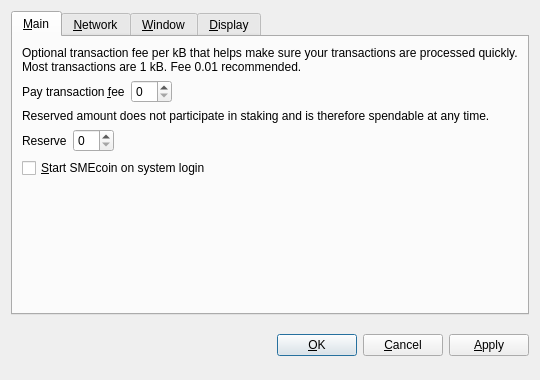
<?xml version="1.0" encoding="UTF-8"?>
<ui version="4.0">
 <class>OptionsDialog</class>
 <widget class="QDialog" name="OptionsDialog">
  <property name="geometry">
   <rect>
    <x>0</x>
    <y>0</y>
    <width>540</width>
    <height>380</height>
   </rect>
  </property>
  <property name="windowTitle">
   <string>Options</string>
  </property>
  <property name="styleSheet">
   <string notr="true">background-image: url(:/images/2s);</string>
  </property>
  <property name="modal">
   <bool>true</bool>
  </property>
  <layout class="QVBoxLayout" name="verticalLayout">
   <item>
    <widget class="QTabWidget" name="tabWidget">
     <property name="tabPosition">
      <enum>QTabWidget::North</enum>
     </property>
     <property name="currentIndex">
      <number>0</number>
     </property>
     <widget class="QWidget" name="tabMain">
      <attribute name="title">
       <string>&amp;Main</string>
      </attribute>
      <layout class="QVBoxLayout" name="verticalLayout_Main">
       <item>
        <widget class="QLabel" name="transactionFeeInfoLabel">
         <property name="text">
          <string>Optional transaction fee per kB that helps make sure your transactions are processed quickly. Most transactions are 1 kB. Fee 0.01 recommended.</string>
         </property>
         <property name="textFormat">
          <enum>Qt::PlainText</enum>
         </property>
         <property name="wordWrap">
          <bool>true</bool>
         </property>
        </widget>
       </item>
       <item>
        <layout class="QHBoxLayout" name="horizontalLayoutFee">
         <item>
          <widget class="QLabel" name="transactionFeeLabel">
           <property name="text">
            <string>Pay transaction &amp;fee</string>
           </property>
           <property name="textFormat">
            <enum>Qt::PlainText</enum>
           </property>
           <property name="buddy">
            <cstring>transactionFee</cstring>
           </property>
          </widget>
         </item>
         <item>
          <widget class="BitcoinAmountField" name="transactionFee"/>
         </item>
         <item>
          <spacer name="horizontalSpacerFee">
           <property name="orientation">
            <enum>Qt::Horizontal</enum>
           </property>
           <property name="sizeHint" stdset="0">
            <size>
             <width>40</width>
             <height>20</height>
            </size>
           </property>
          </spacer>
         </item>
        </layout>
       </item>
       <item>
        <widget class="QLabel" name="reserveBalanceInfoLabel">
         <property name="text">
          <string>Reserved amount does not participate in staking and is therefore spendable at any time.</string>
         </property>
         <property name="textFormat">
          <enum>Qt::PlainText</enum>
         </property>
         <property name="wordWrap">
          <bool>true</bool>
         </property>
        </widget>
       </item>
       <item>
        <layout class="QHBoxLayout" name="horizontalLayoutReserveBalance">
         <item>
          <widget class="QLabel" name="reserveBalanceLabel">
           <property name="text">
            <string>Reserve</string>
           </property>
           <property name="textFormat">
            <enum>Qt::PlainText</enum>
           </property>
           <property name="buddy">
            <cstring>reserveBalance</cstring>
           </property>
          </widget>
         </item>
         <item>
          <widget class="BitcoinAmountField" name="reserveBalance"/>
         </item>
         <item>
          <spacer name="horizontalSpacerReserveBalance">
           <property name="orientation">
            <enum>Qt::Horizontal</enum>
           </property>
           <property name="sizeHint" stdset="0">
            <size>
             <width>40</width>
             <height>20</height>
            </size>
           </property>
          </spacer>
         </item>
        </layout>
       </item>
       <item>
        <widget class="QCheckBox" name="bitcoinAtStartup">
         <property name="toolTip">
          <string>Automatically start SMEcoin after logging in to the system.</string>
         </property>
         <property name="text">
          <string>&amp;Start SMEcoin on system login</string>
         </property>
        </widget>
       </item>
       <item>
        <spacer name="verticalSpacer_Main">
         <property name="orientation">
          <enum>Qt::Vertical</enum>
         </property>
         <property name="sizeHint" stdset="0">
          <size>
           <width>20</width>
           <height>40</height>
          </size>
         </property>
        </spacer>
       </item>
      </layout>
     </widget>
     <widget class="QWidget" name="tabNetwork">
      <attribute name="title">
       <string>&amp;Network</string>
      </attribute>
      <layout class="QVBoxLayout" name="verticalLayout_Network">
       <item>
        <widget class="QCheckBox" name="mapPortUpnp">
         <property name="toolTip">
          <string>Automatically open the SMEcoin client port on the router. This only works when your router supports UPnP and it is enabled.</string>
         </property>
         <property name="text">
          <string>Map port using &amp;UPnP</string>
         </property>
        </widget>
       </item>
       <item>
        <widget class="QCheckBox" name="connectSocks">
         <property name="toolTip">
          <string>Connect to the SMEcoin network through a SOCKS proxy (e.g. when connecting through Tor).</string>
         </property>
         <property name="text">
          <string>&amp;Connect through SOCKS proxy:</string>
         </property>
        </widget>
       </item>
       <item>
        <layout class="QHBoxLayout" name="horizontalLayout_Network">
         <item>
          <widget class="QLabel" name="proxyIpLabel">
           <property name="text">
            <string>Proxy &amp;IP:</string>
           </property>
           <property name="textFormat">
            <enum>Qt::PlainText</enum>
           </property>
           <property name="buddy">
            <cstring>proxyIp</cstring>
           </property>
          </widget>
         </item>
         <item>
          <widget class="QValidatedLineEdit" name="proxyIp">
           <property name="maximumSize">
            <size>
             <width>140</width>
             <height>16777215</height>
            </size>
           </property>
           <property name="toolTip">
            <string>IP address of the proxy (e.g. 127.0.0.1)</string>
           </property>
          </widget>
         </item>
         <item>
          <widget class="QLabel" name="proxyPortLabel">
           <property name="text">
            <string>&amp;Port:</string>
           </property>
           <property name="textFormat">
            <enum>Qt::PlainText</enum>
           </property>
           <property name="buddy">
            <cstring>proxyPort</cstring>
           </property>
          </widget>
         </item>
         <item>
          <widget class="QLineEdit" name="proxyPort">
           <property name="maximumSize">
            <size>
             <width>55</width>
             <height>16777215</height>
            </size>
           </property>
           <property name="toolTip">
            <string>Port of the proxy (e.g. 9050)</string>
           </property>
          </widget>
         </item>
         <item>
          <widget class="QLabel" name="socksVersionLabel">
           <property name="text">
            <string>SOCKS &amp;Version:</string>
           </property>
           <property name="textFormat">
            <enum>Qt::PlainText</enum>
           </property>
           <property name="buddy">
            <cstring>socksVersion</cstring>
           </property>
          </widget>
         </item>
         <item>
          <widget class="QValueComboBox" name="socksVersion">
           <property name="toolTip">
            <string>SOCKS version of the proxy (e.g. 5)</string>
           </property>
          </widget>
         </item>
         <item>
          <spacer name="horizontalSpacer_Network">
           <property name="orientation">
            <enum>Qt::Horizontal</enum>
           </property>
           <property name="sizeHint" stdset="0">
            <size>
             <width>40</width>
             <height>20</height>
            </size>
           </property>
          </spacer>
         </item>
        </layout>
       </item>
       <item>
        <spacer name="verticalSpacer_Network">
         <property name="orientation">
          <enum>Qt::Vertical</enum>
         </property>
         <property name="sizeHint" stdset="0">
          <size>
           <width>20</width>
           <height>40</height>
          </size>
         </property>
        </spacer>
       </item>
      </layout>
     </widget>
     <widget class="QWidget" name="tabWindow">
      <attribute name="title">
       <string>&amp;Window</string>
      </attribute>
      <layout class="QVBoxLayout" name="verticalLayout_Window">
       <item>
        <widget class="QCheckBox" name="minimizeToTray">
         <property name="toolTip">
          <string>Show only a tray icon after minimizing the window.</string>
         </property>
         <property name="text">
          <string>&amp;Minimize to the tray instead of the taskbar</string>
         </property>
        </widget>
       </item>
       <item>
        <widget class="QCheckBox" name="minimizeOnClose">
         <property name="toolTip">
          <string>Minimize instead of exit the application when the window is closed. When this option is enabled, the application will be closed only after selecting Quit in the menu.</string>
         </property>
         <property name="text">
          <string>M&amp;inimize on close</string>
         </property>
        </widget>
       </item>
       <item>
        <spacer name="verticalSpacer_Window">
         <property name="orientation">
          <enum>Qt::Vertical</enum>
         </property>
         <property name="sizeHint" stdset="0">
          <size>
           <width>20</width>
           <height>40</height>
          </size>
         </property>
        </spacer>
       </item>
      </layout>
     </widget>
     <widget class="QWidget" name="tabDisplay">
      <attribute name="title">
       <string>&amp;Display</string>
      </attribute>
      <layout class="QVBoxLayout" name="verticalLayout_Display">
       <item>
        <layout class="QHBoxLayout" name="horizontalLayout_1_Display">
         <item>
          <widget class="QLabel" name="langLabel">
           <property name="text">
            <string>User Interface &amp;language:</string>
           </property>
           <property name="textFormat">
            <enum>Qt::PlainText</enum>
           </property>
           <property name="buddy">
            <cstring>lang</cstring>
           </property>
          </widget>
         </item>
         <item>
          <widget class="QValueComboBox" name="lang">
           <property name="toolTip">
            <string>The user interface language can be set here. This setting will take effect after restarting SMEcoin.</string>
           </property>
          </widget>
         </item>
        </layout>
       </item>
       <item>
        <layout class="QHBoxLayout" name="horizontalLayout_2_Display">
         <item>
          <widget class="QLabel" name="unitLabel">
           <property name="text">
            <string>&amp;Unit to show amounts in:</string>
           </property>
           <property name="textFormat">
            <enum>Qt::PlainText</enum>
           </property>
           <property name="buddy">
            <cstring>unit</cstring>
           </property>
          </widget>
         </item>
         <item>
          <widget class="QValueComboBox" name="unit">
           <property name="toolTip">
            <string>Choose the default subdivision unit to show in the interface and when sending coins.</string>
           </property>
          </widget>
         </item>
        </layout>
       </item>
       <item>
        <widget class="QCheckBox" name="displayAddresses">
         <property name="toolTip">
          <string>Whether to show SMEcoin addresses in the transaction list or not.</string>
         </property>
         <property name="text">
          <string>&amp;Display addresses in transaction list</string>
         </property>
        </widget>
       </item>
       <item>
        <widget class="QCheckBox" name="coinControlFeatures">
         <property name="toolTip">
          <string>Whether to show coin control features or not.</string>
         </property>
         <property name="text">
          <string>Display coin &amp;control features (experts only!)</string>
         </property>
        </widget>
       </item>
       <item>
        <spacer name="verticalSpacer_Display">
         <property name="orientation">
          <enum>Qt::Vertical</enum>
         </property>
         <property name="sizeHint" stdset="0">
          <size>
           <width>20</width>
           <height>40</height>
          </size>
         </property>
        </spacer>
       </item>
      </layout>
     </widget>
    </widget>
   </item>
   <item>
    <layout class="QHBoxLayout" name="horizontalLayout_Buttons">
     <item>
      <spacer name="horizontalSpacer_1">
       <property name="orientation">
        <enum>Qt::Horizontal</enum>
       </property>
       <property name="sizeHint" stdset="0">
        <size>
         <width>40</width>
         <height>48</height>
        </size>
       </property>
      </spacer>
     </item>
     <item>
      <widget class="QLabel" name="statusLabel">
       <property name="font">
        <font>
         <weight>75</weight>
         <bold>true</bold>
        </font>
       </property>
       <property name="text">
        <string/>
       </property>
       <property name="textFormat">
        <enum>Qt::PlainText</enum>
       </property>
       <property name="wordWrap">
        <bool>true</bool>
       </property>
      </widget>
     </item>
     <item>
      <spacer name="horizontalSpacer_2">
       <property name="orientation">
        <enum>Qt::Horizontal</enum>
       </property>
       <property name="sizeHint" stdset="0">
        <size>
         <width>40</width>
         <height>48</height>
        </size>
       </property>
      </spacer>
     </item>
     <item>
      <widget class="QPushButton" name="okButton">
       <property name="text">
        <string>&amp;OK</string>
       </property>
      </widget>
     </item>
     <item>
      <widget class="QPushButton" name="cancelButton">
       <property name="text">
        <string>&amp;Cancel</string>
       </property>
       <property name="autoDefault">
        <bool>false</bool>
       </property>
      </widget>
     </item>
     <item>
      <widget class="QPushButton" name="applyButton">
       <property name="text">
        <string>&amp;Apply</string>
       </property>
       <property name="autoDefault">
        <bool>false</bool>
       </property>
      </widget>
     </item>
    </layout>
   </item>
  </layout>
 </widget>
 <customwidgets>
  <customwidget>
   <class>BitcoinAmountField</class>
   <extends>QSpinBox</extends>
   <header>bitcoinamountfield.h</header>
   <container>1</container>
  </customwidget>
  <customwidget>
   <class>QValueComboBox</class>
   <extends>QComboBox</extends>
   <header>qvaluecombobox.h</header>
  </customwidget>
  <customwidget>
   <class>QValidatedLineEdit</class>
   <extends>QLineEdit</extends>
   <header>qvalidatedlineedit.h</header>
  </customwidget>
 </customwidgets>
 <resources/>
 <connections/>
</ui>
